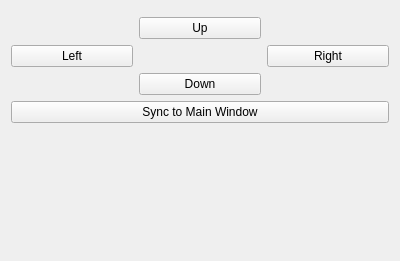
<?xml version="1.0" encoding="UTF-8"?>
<ui version="4.0">
 <class>FlyEmOrthoControlForm</class>
 <widget class="QWidget" name="FlyEmOrthoControlForm">
  <property name="geometry">
   <rect>
    <x>0</x>
    <y>0</y>
    <width>400</width>
    <height>261</height>
   </rect>
  </property>
  <property name="cursor">
   <cursorShape>ArrowCursor</cursorShape>
  </property>
  <property name="windowTitle">
   <string>Form</string>
  </property>
  <property name="autoFillBackground">
   <bool>false</bool>
  </property>
  <layout class="QVBoxLayout" name="verticalLayout">
   <item>
    <widget class="QFrame" name="frame">
     <property name="frameShape">
      <enum>QFrame::StyledPanel</enum>
     </property>
     <property name="frameShadow">
      <enum>QFrame::Raised</enum>
     </property>
    </widget>
   </item>
   <item>
    <layout class="QGridLayout" name="gridLayout">
     <item row="2" column="1">
      <widget class="QPushButton" name="downPushButton">
       <property name="text">
        <string>Down</string>
       </property>
       <property name="icon">
        <iconset resource="../gui.qrc">
         <normaloff>:/images/move_down.png</normaloff>:/images/move_down.png</iconset>
       </property>
      </widget>
     </item>
     <item row="0" column="1">
      <widget class="QPushButton" name="upPushButton">
       <property name="text">
        <string>Up</string>
       </property>
       <property name="icon">
        <iconset resource="../gui.qrc">
         <normaloff>:/images/move_up.png</normaloff>:/images/move_up.png</iconset>
       </property>
      </widget>
     </item>
     <item row="1" column="2">
      <widget class="QPushButton" name="rightPushButton">
       <property name="text">
        <string>Right</string>
       </property>
       <property name="icon">
        <iconset resource="../gui.qrc">
         <normaloff>:/images/go-next.png</normaloff>:/images/go-next.png</iconset>
       </property>
      </widget>
     </item>
     <item row="1" column="0">
      <widget class="QPushButton" name="leftPushButton">
       <property name="text">
        <string>Left</string>
       </property>
       <property name="icon">
        <iconset resource="../gui.qrc">
         <normaloff>:/images/go-previous.png</normaloff>:/images/go-previous.png</iconset>
       </property>
      </widget>
     </item>
    </layout>
   </item>
   <item>
    <widget class="QPushButton" name="syncPushButton">
     <property name="text">
      <string>Sync to Main Window</string>
     </property>
    </widget>
   </item>
   <item>
    <spacer name="verticalSpacer">
     <property name="orientation">
      <enum>Qt::Vertical</enum>
     </property>
     <property name="sizeHint" stdset="0">
      <size>
       <width>20</width>
       <height>40</height>
      </size>
     </property>
    </spacer>
   </item>
  </layout>
 </widget>
 <resources>
  <include location="../gui.qrc"/>
 </resources>
 <connections/>
</ui>
